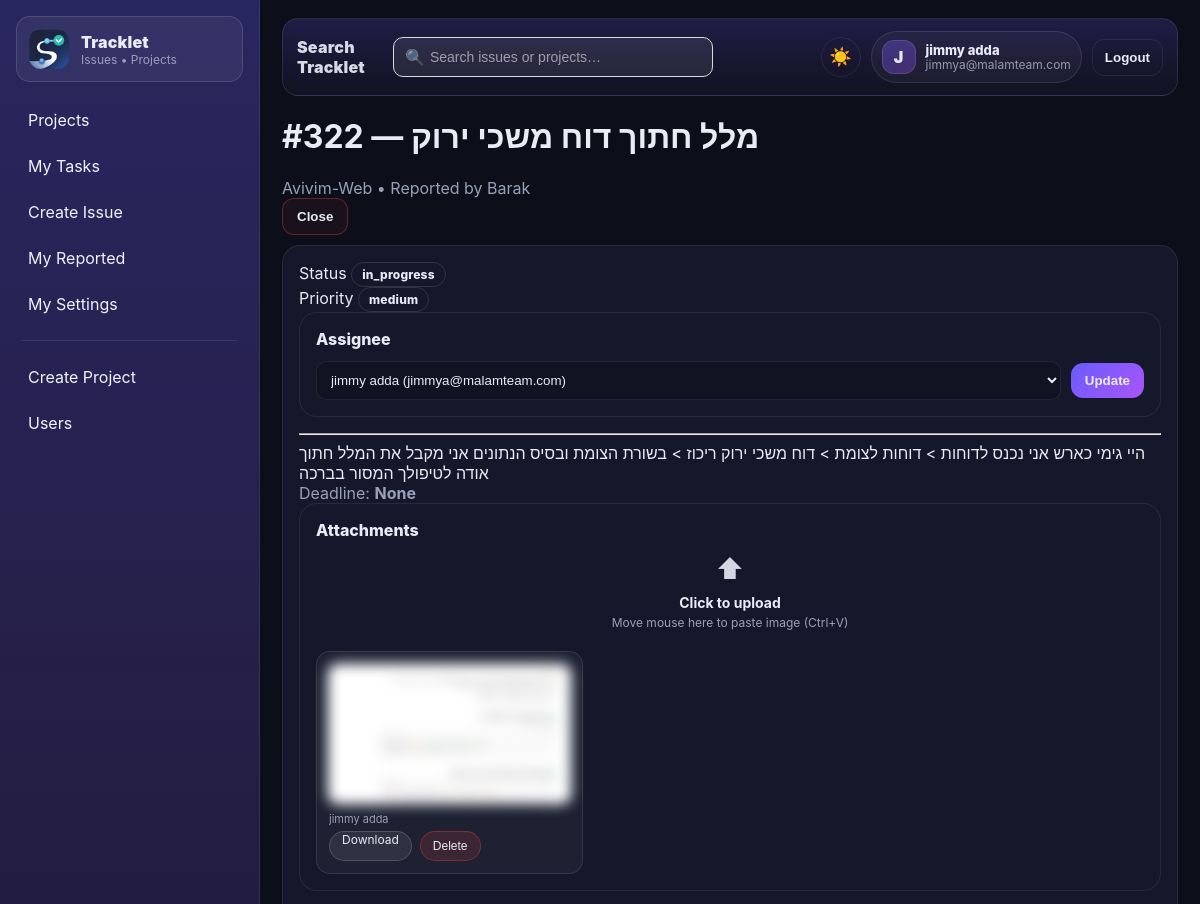
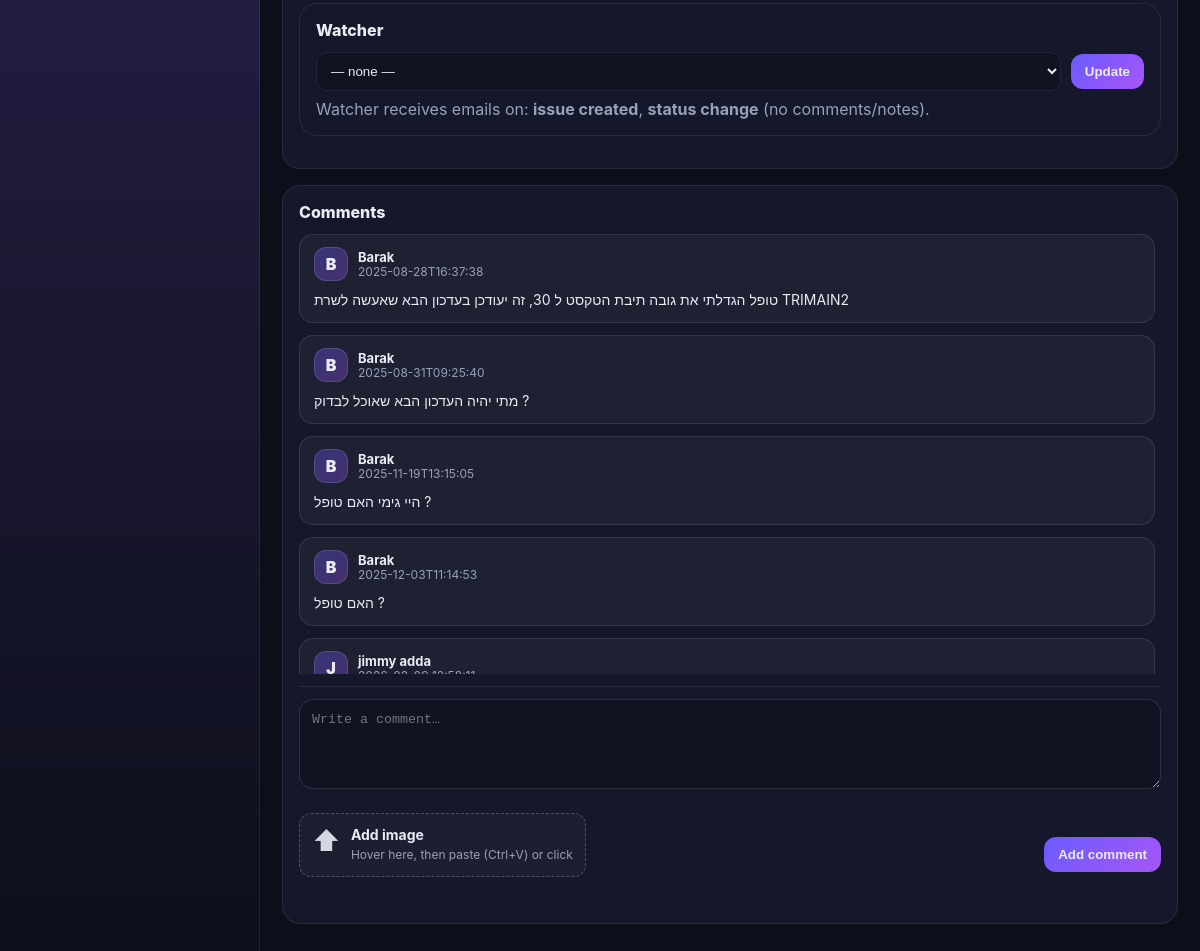
Screenshot of /issues/322 (signed in) with the database file from the repository (2 pictures, top to bottom).
### tables this page shows
CREATE TABLE users (
  id INTEGER PRIMARY KEY AUTOINCREMENT,
  email TEXT NOT NULL UNIQUE,
  password_hash TEXT NOT NULL,
  name TEXT NOT NULL,
  role TEXT NOT NULL DEFAULT 'user',     -- admin|pm|user
  photo_path TEXT,
  is_active INTEGER NOT NULL DEFAULT 1,
  created_at TEXT NOT NULL DEFAULT (datetime('now'))
);

CREATE TABLE issues (
  id INTEGER PRIMARY KEY AUTOINCREMENT,
  project_id INTEGER NOT NULL,
  title TEXT NOT NULL,
  description TEXT,
  status TEXT NOT NULL DEFAULT 'open',     -- open|in_progress|blocked|closed
  priority TEXT NOT NULL DEFAULT 'medium', -- low|medium|high|urgent
  reporter_id INTEGER NOT NULL,
  assignee_id INTEGER,
  created_at TEXT NOT NULL DEFAULT (datetime('now')),
  updated_at TEXT NOT NULL DEFAULT (datetime('now')),
  closed_at TEXT, due_date TEXT, watcher_id INTEGER,
  FOREIGN KEY(project_id) REFERENCES projects(id),
  FOREIGN KEY(reporter_id) REFERENCES users(id),
  FOREIGN KEY(assignee_id) REFERENCES users(id)
);

CREATE TABLE projects (
  id INTEGER PRIMARY KEY AUTOINCREMENT,
  name TEXT NOT NULL,
  description TEXT,
  is_active INTEGER NOT NULL DEFAULT 1,

  -- GitHub repo reference (optional)
  github_owner TEXT,
  github_repo TEXT,
  github_default_branch TEXT DEFAULT 'main',
  github_repo_url TEXT,

  created_at TEXT NOT NULL DEFAULT (datetime('now'))
);

CREATE TABLE issue_files (
            id INTEGER PRIMARY KEY AUTOINCREMENT,
            issue_id INTEGER NOT NULL,
            uploader_id INTEGER NOT NULL,
            stored_name TEXT NOT NULL,
            original_name TEXT NOT NULL,
            mime_type TEXT,
            size_bytes INTEGER NOT NULL DEFAULT 0,
            created_at TEXT NOT NULL DEFAULT (datetime('now')),
            FOREIGN KEY(issue_id) REFERENCES issues(id),
            FOREIGN KEY(uploader_id) REFERENCES users(id)
            );

CREATE TABLE issue_comments (
  id INTEGER PRIMARY KEY AUTOINCREMENT,
  issue_id INTEGER NOT NULL,
  author_id INTEGER NOT NULL,
  body TEXT NOT NULL,
  created_at TEXT NOT NULL DEFAULT (datetime('now')),
  FOREIGN KEY(issue_id) REFERENCES issues(id),
  FOREIGN KEY(author_id) REFERENCES users(id)
);

### app.py (the view)
@app.get("/issues/<int:issue_id>")
@login_required
def issue_view(issue_id: int):
    issue = get_issue_view(issue_id)
    users = list_users_active()
    comments = list_comments(issue_id)
    files = list_comment_files_for_issue(issue_id)
    by_comment = {}
    for f in files:
        by_comment.setdefault(int(f["comment_id"]), []).append(f)
    comments_out = []
    for c in comments:
        d = dict(c)
        d["files"] = by_comment.get(int(c["id"]), [])
        comments_out.append(d)
    if not issue:
        abort(404)
    files = list_issue_files(issue_id)
    return render_template(
        "issue_view.html",
        issue=issue,
        comments=comments_out,
        users=users,
        files=files,
        mail_enabled=mail_is_configured(),
    )

### TrackletDB.py (called while the page is built)
def get_db_path() -> str:
    return settings.DB_PATH

def _ensure_parent(db_path: str) -> None:
    Path(db_path).parent.mkdir(parents=True, exist_ok=True)

def get_connection() -> sqlite3.Connection:
    db_path = get_db_path()
    _ensure_parent(db_path)
    conn = sqlite3.connect(db_path, detect_types=sqlite3.PARSE_DECLTYPES)
    conn.row_factory = sqlite3.Row
    conn.execute("PRAGMA foreign_keys = ON;")
    conn.execute("PRAGMA journal_mode = WAL;")
    return conn

def db_read_one(sql: str, params: tuple[Any, ...] = ()) -> Optional[sqlite3.Row]:
    conn = get_connection()
    try:
        cur = conn.cursor()
        cur.execute(sql, params)
        return cur.fetchone()
    finally:
        conn.close()

def db_read_all(sql: str, params: tuple[Any, ...] = ()) -> list[sqlite3.Row]:
    conn = get_connection()
    try:
        cur = conn.cursor()
        cur.execute(sql, params)
        return cur.fetchall()
    finally:
        conn.close()

def get_user_by_id(user_id: int) -> Optional[sqlite3.Row]:
    return db_read_one("SELECT * FROM users WHERE id=? AND is_active=1", (user_id,))

def list_users_active() -> list[sqlite3.Row]:
    return db_read_all("SELECT id, name, email FROM users WHERE is_active=1 ORDER BY name")

def get_issue_view(issue_id: int) -> Optional[sqlite3.Row]:
    return db_read_one(
        """
        SELECT i.*, p.name AS project_name,
               ru.name AS reporter_name,
               au.name AS assignee_name, au.email AS assignee_email
        FROM issues i
        JOIN projects p ON p.id=i.project_id
        JOIN users ru ON ru.id=i.reporter_id
        LEFT JOIN users au ON au.id=i.assignee_id
        WHERE i.id=?
        """,
        (issue_id,),
    )

def list_issue_files(issue_id: int) -> list[sqlite3.Row]:
    return db_read_all(
        """
        SELECT f.*, u.name AS uploader_name
        FROM issue_files f
        JOIN users u ON u.id=f.uploader_id
        WHERE f.issue_id=?
        ORDER BY f.created_at DESC
        """,
        (issue_id,),
    )

def list_comments(issue_id: int) -> list[sqlite3.Row]:
    return db_read_all(
        """
        SELECT c.*, u.name AS author_name
        FROM issue_comments c
        JOIN users u ON u.id=c.author_id
        WHERE c.issue_id=?
        ORDER BY c.created_at ASC
        """,
        (issue_id,),
    )

### app.py (called while the page is built)
@app.context_processor
def inject_settings():
    return {"settings": settings}

    @property
    def is_active(self):
        return self._is_active

### templates/issue_view.html (shortened to what this page needs)
{% extends "layout.html" %}
{% block content %}
  <div class="header">
    <div>
      <h1>#{{ issue.id }} — {{ issue.title }}</h1>
      <div class="muted">{{ issue.project_name }} • Reported by {{ issue.reporter_name }}</div>
    </div>
    <div class="actions">
      {% if issue.status != 'closed' and (issue.assignee_id == current_user.id|int or current_user.role == 'admin') %}
        <form method="post" action="{{ url_for('issue_close', issue_id=issue.id) }}"
              onsubmit="return confirm('Close this issue?');">
          <button class="btn btn-danger" type="submit">Close</button>
        </form>
      {% endif %}
    </div>
  </div>
  <div class="cards">
    <div class="card">
      <div class="kv">
        <div><span class="k">Status</span> <span class="pill">{{ issue.status }}</span></div>
        <div><span class="k">Priority</span> <span class="pill pri pri-{{ issue.priority }}">{{ issue.priority }}</span></div>
        <div class="card">
  <div class="card-title">Assignee</div>
  <form method="post" action="{{ url_for('issue_set_assignee', issue_id=issue.id) }}" class="assignee-form">
    <select name="assignee_id">
      {% for u in users %}
        <option value="{{ u.id }}" {% if issue.assignee_id == u.id %}selected{% endif %}>
          {{ u.name }} ({{ u.email }})
        </option>
      {% endfor %}
    </select>
    <button class="btn btn-primary" type="submit" style="margin-bottom:0;">Update</button>
  </form>
</div>
      </div>
      <hr>
      <div class="desc">{{ issue.description or "No description." }}</div>
      <div class="muted">Deadline: <b>{{ issue.due_date }}</b></div>
      <div class="card">
  <div class="card-title">Attachments</div>
      <div class="uploader-zone"
          tabindex="0"
          data-upload-url="{{ url_for('issue_upload', issue_id=issue.id) }}">
        <div class="uploader-content">
          <div class="uploader-icon">⬆</div>
          <div class="uploader-text">
            <strong>Click to upload</strong>
            <span>Move mouse here to paste image (Ctrl+V)</span>
          </div>
        </div>
      </div>
  <div class="attach-grid">
    {% for f in files %}
    <div class="attach-card">
  {% if f.mime_type and f.mime_type.startswith('image/') %}
    <a class="preview-link" target="_blank"
   href="{{ url_for('file_view', file_id=f.id) }}"
   title="Open">
  <img class="preview-blur" src="{{ url_for('file_view', file_id=f.id) }}" alt="{{ f.original_name }}">
</a>
  {% else %}
    <div class="preview-blur file-fallback">
      <div class="file-label">FILE</div>
      <div class="muted">{{ f.original_name }}</div>
    </div>
  {% endif %}
<div class="attach-footer">
  <span class="uploader">{{ f.uploader_name }}</span>
  <div class="attach-actions">
    <a class="btn-glass" href="{{ url_for('file_download', file_id=f.id) }}">Download</a>
    <form method="post"
          action="{{ url_for('file_delete', file_id=f.id) }}"
          onsubmit="return confirm('Delete this file?')">
      <button type="submit" class="btn-glass-danger">Delete</button>
    </form>
  </div>
</div>
</div>
    {% else %}
      <div class="muted">No attachments yet.</div>
    {% endfor %}
  </div>
</div>
<div class="card">
  <div class="card-title">Watcher</div>
  <form method="post" action="{{ url_for('issue_set_watcher', issue_id=issue.id) }}" class="assignee-form">
    <select name="watcher_id">
      <option value="">— none —</option>
    </select>
    <button class="btn btn-primary" type="submit" style="margin-bottom:0;">Update</button>
  </form>
  <div class="muted" style="margin-top:8px;">
    Watcher receives emails on: <b>issue created</b>, <b>status change</b> (no comments/notes).
  </div>
</div>
    </div>
<div class="card" id="comments">
  <div class="card-title">Comments</div>
  <div class="thread">
    {% for c in comments %}
      <div class="msg">
        <div class="msg-head">
          <div class="msg-author">
            <div class="comment-avatar">{{ (c.author_name or "U")[:1] | upper }}</div>
            <div class="msg-author-meta">
              <div class="msg-author-name">{{ c.author_name }}</div>
              <div class="msg-time">{{ (c.created_at or "")[:19] }}</div>
            </div>
          </div>
        </div>
        <div class="msg-body">{{ c.body }}</div>
      </div>
    {% else %}
      <div class="muted">No comments yet.</div>
    {% endfor %}
  </div>
  <form method="post"
        action="{{ url_for('comment_add_post', issue_id=issue.id) }}"
        class="composer">
    <textarea name="body" class="comment-input" rows="4"
              placeholder="Write a comment…"></textarea>
    <div class="composer-actions">
      <div class="uploader-zone uploader-zone--small"
           tabindex="0"
           data-upload-url="{{ url_for('comment_upload_temp', issue_id=issue.id) }}">
        <div class="uploader-icon">⬆</div>
        <div class="uploader-text">
          <strong>Add image</strong>
          <span>Hover here, then paste (Ctrl+V) or click</span>
        </div>
      </div>
      <button class="btn btn-primary" type="submit" style="margin-bottom:0;">Add comment</button>
    </div>
  </form>
</div>
  </div>
{% endblock %}

### templates/layout.html (shortened to what this page needs)
<!doctype html>
<html>
<head>
  <link rel="stylesheet" href="{{ url_for('static', filename='app.css') }}">
</head>
<body>
  <div class="app">
    <aside class="sidebar">
      <a class="brand" href="{{ url_for('my_tasks') }}">
        <img class="brand-img" src="{{ url_for('static', filename='img/tracklet_icon_128.png') }}" alt="Tracklet" />
        <div class="brand-text">
          <div class="brand-title">Tracklet</div>
          <div class="brand-sub">Issues • Projects</div>
        </div>
      </a>
    <nav class="nav">
      <a class="navlink" href="{{ url_for('projects_list') }}">Projects</a>
      <a class="navlink" href="{{ url_for('my_tasks') }}">My Tasks</a>
      <a class="navlink" href="{{ url_for('issue_new') }}">Create Issue</a>
      <a class="navlink" href="{{ url_for('my_reported') }}">My Reported</a>
      <a class="navlink" href="{{ url_for('my_settings') }}">My Settings</a>
      {% if current_user.is_authenticated and current_user.role == 'admin' %}
        <div class="nav-sep"></div>
        <a class="navlink" href="{{ url_for('admin_projects') }}">Create Project</a>
        <a class="navlink" href="{{ url_for('admin_users') }}">Users</a>
      {% endif %}
    </nav>
    </aside>
    <main class="main">
<div class="topbar">
  <div class="topbar-left">
    <div class="app-title">Search <br> Tracklet</div>
        <form class="topbar-search with-icon" method="get" action="{{ url_for('search') }}">
          <input
            class="search-input"
            name="q"
            placeholder="Search issues or projects…"
            value="{{ request.args.get('q','') }}"
          >
        </form>
  </div>
  {% if current_user.is_authenticated %}
  <div class="topbar-right">
<button class="theme-toggle" id="themeToggle" type="button" aria-label="Toggle theme">
  <span class="icon-sun">☀️</span>
</button>
    <div class="user-chip">
      <div class="user-avatar">{{ (current_user.name or "U")[:1] | upper }}</div>
      <div class="user-meta">
        <div class="user-name">{{ current_user.name }}</div>
        <div class="user-email">{{ current_user.email }}</div>
      </div>
    </div>
    <form method="post" action="{{ url_for('logout') }}">
      <button class="btn btn-ghost btn-topbar" type="submit">Logout</button>
    </form>
  </div>
  {% endif %}
</div>
      {% block content %}{% endblock %}
    </main>
  </div>
</body>
</html>

### templates/layout.html (style rules this page uses)
.theme-toggle { display: inline-flex; align-items: center; justify-content: center; width: 40px; height: 40px; border-radius: 999px; border: 1px solid var(--border); background: transparent; cursor: pointer; transition: background .2s ease, border-color .2s ease; margin-bottom: 0; }
.theme-toggle span { font-size: 18px; line-height: 1; }

### templates/issue_view.html (style rules this page uses)
.assignee-form { display:flex; gap:10px; align-items:center; }
.assignee-form select { flex:1; margin-bottom:0; }
.attach-actions { display:flex; align-items:center; gap:8px; }
.attach-actions form { margin:0; }
.preview-link { display:block; }
.attach-grid { display:grid; grid-template-columns: repeat(auto-fill, minmax(220px, 1fr)); gap:14px; }
.attach-card { display:grid; grid-template-rows: 1fr auto; gap:10px; padding:12px; border-radius:14px; background: rgba(255,255,255,0.04); border:1px solid rgba(255,255,255,0.10); }
.attach-footer { display:flex; flex-direction:column; gap:6px; }
.uploader { font-size:11px; color: var(--muted); line-height:1; white-space:nowrap; overflow:hidden; text-overflow:ellipsis; }
.btn-glass { height:30px; padding:0 12px; border-radius:999px; font-size:12px; text-decoration:none; color:var(--text); background: rgba(255,255,255,0.08); border:1px solid rgba(255,255,255,0.16); backdrop-filter: blur(8px); -webkit-backdrop-filter: blur(8px); transition:.15s ease; }
.btn-glass-danger { height:30px; padding:0 12px; border-radius:999px; font-size:12px; cursor:pointer; color:var(--text); background: rgba(239,68,68,0.15); border:1px solid rgba(239,68,68,0.35); backdrop-filter: blur(8px); -webkit-backdrop-filter: blur(8px); transition:.15s ease; }
.preview-blur { width:100%; height:140px; border-radius:12px; object-fit:cover; display:block; background: rgba(255,255,255,0.03); border: 1px solid rgba(255,255,255,0.08); }
.uploader-zone { cursor:pointer; margin-bottom: 20px; }
.uploader-content { text-align:center; pointer-events:none; }
.uploader-icon { font-size:28px; margin-bottom:8px; opacity:.9; }
.uploader-text strong { display:block; font-size:14px; color: var(--text); }
.uploader-text span { font-size:12px; color: var(--muted); }
.thread { display:flex; flex-direction:column; gap:12px; max-height: 55vh; overflow:auto; padding-right: 6px; margin-top: 8px; margin-bottom: 12px; }
.msg { border:1px solid rgba(255,255,255,.10); background: rgba(255,255,255,.04); border-radius:14px; padding:12px 14px; }
.msg-head { display:flex; align-items:center; justify-content:space-between; margin-bottom:8px; }
.msg-author { display:flex; align-items:center; gap:10px; }
.msg-author-meta { display:flex; flex-direction:column; gap:2px; }
.msg-author-name { font-weight:700; color: var(--text); font-size:13px; line-height:1.1; }
.msg-time { color: var(--muted); font-size:12px; line-height:1; }
.msg-body { color: var(--text); font-size:14px; line-height:1.5; white-space:pre-wrap; }
.composer { margin-top: 12px; border-top:1px solid rgba(255,255,255,.08); padding-top: 12px; }
.composer-actions { display:flex; align-items:center; justify-content:space-between; gap:12px; margin-top:10px; }
.uploader-zone--small { padding:10px 12px; border-radius:12px; border:1.5px dashed rgba(255,255,255,.22); background: rgba(255,255,255,.03); display:flex; align-items:center; gap:10px; cursor:pointer; transition:.2s ease; max-width: 360px; }

### rows the page displays
users: name "J", name "jimmy adda", email "jimmya@malamteam.com"
issues: id "322", title "מלל חתוך דוח משכי ירוק", status "in_progress", priority "medium", assignee_id "jimmy adda (jimmya@malamteam.com)", description "היי גימי כארש אני נכנס לדוחות > דוחות לצומת > דוח משכי ירוק ריכוז > בשורת הצומת ובסיס הנתונים אני מקבל את המלל חתוך אודה לטיפולך המסור בברכה"
projects: project_name "Avivim-Web"
users: reporter_name "Barak", name "B"
issue_files: uploader_name "jimmy adda"
issue_comments: author_name "Barak", created_at "2025-08-28T16:37:38", body "טופל הגדלתי את גובה תיבת הטקסט ל 30, זה יעודכן בעדכון הבא שאעשה לשרת TRIMAIN2"
issue_comments: author_name "Barak", created_at "2025-08-31T09:25:40", body "מתי יהיה העדכון הבא שאוכל לבדוק ?"
issue_comments: author_name "Barak", created_at "2025-11-19T13:15:05", body "היי גימי האם טופל ?"
issue_comments: author_name "Barak", created_at "2025-12-03T11:14:53", body "האם טופל ?"
issue_comments: author_name "jimmy adda"

### other values shown
{{ issue.due_date }} "None"
